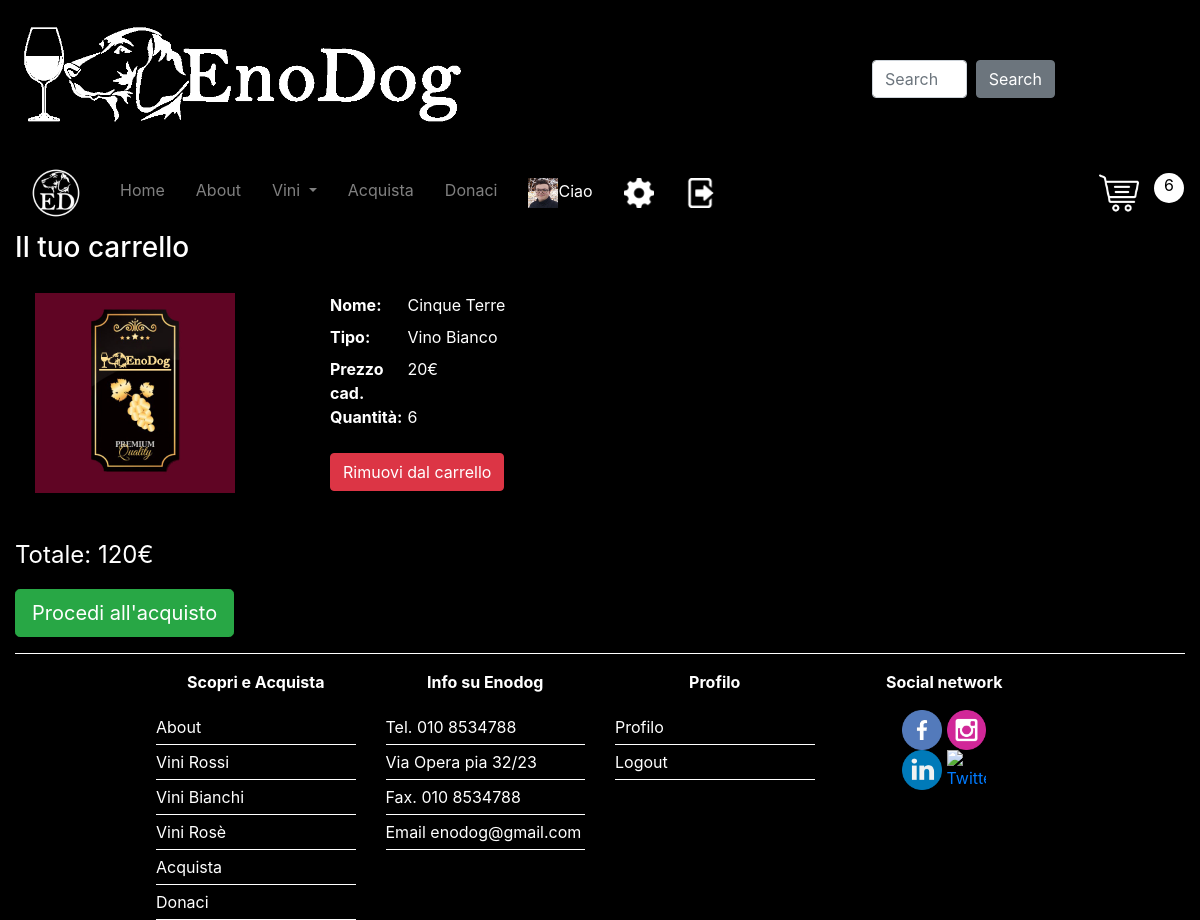
The app's page /php/cart.php (signed in) with its own data.
### tables this page shows
CREATE TABLE IF NOT EXISTS `utenti` (
`IdUser` int(20) NOT NULL,
  `Nome` varchar(30) NOT NULL,
  `Cognome` varchar(30) NOT NULL,
  `Nickname` varchar(30) NOT NULL,
  `Password` varchar(30) NOT NULL,
  `Email` varchar(30) NOT NULL,
  `Ruolo` int(1) NOT NULL DEFAULT '0',
  `Immagine` varchar(150) DEFAULT '../immagini/utenti/predefinita.png',
  `Descrizione` text,
  `DataNascita` date NOT NULL,
  `Sesso` varchar(1) NOT NULL,
  `Cani` int(11) NOT NULL DEFAULT '0'
);

CREATE TABLE IF NOT EXISTS `acquisti` (
  `IdProdotto` int(10) NOT NULL,
  `IdUtente` int(20) NOT NULL,
  `Quantita` int(5) NOT NULL,
  `Acquistato` int(1) NOT NULL DEFAULT '0'
);

CREATE TABLE IF NOT EXISTS `prodotti` (
`IdProdotto` int(10) NOT NULL,
  `Nome` varchar(50) NOT NULL,
  `TipoProdotto` int(1) NOT NULL,
  `Descrizione` text,
  `Immagine` varchar(300) NOT NULL DEFAULT '../immagini/prodotti/predefinita.jpg',
  `Prezzo` decimal(10,0) NOT NULL DEFAULT '0'
);

CREATE TABLE IF NOT EXISTS `tipologie` (
  `ID` int(1) NOT NULL,
  `TipoProdotto` varchar(50) NOT NULL,
  `Descrizione` text NOT NULL
);

### php/cart.php (the view, shortened to what this page needs)
<!DOCTYPE html>
<html lang="it">
	<?php
			include'function.php';
	?>
	<head>
		<?php
			head("EnoDog","Venditore vini per cani","vino, cani");
		?>
	</head>
	<body>
	<div class="container-fluid" >
		<?php
			$conn=connect();
            testa(6,$conn);
            if (!isset($_SESSION["id"])){
                echo '<div class="alert alert-danger" role="alert">Errore: questa pagina è disponibile solo per gli utenti autenticati. <a href="login.php" class="alert-link">Effettua il login</a>.</div>';
            } else {
				if (isset($_GET["buy"]) && ($_GET["buy"] == "true")){
					$query = "UPDATE acquisti SET acquistato = 1 WHERE IdUtente='" . $_SESSION["id"] . "'";
					$conn->query($query);
					echo '<div class="alert alert-success" role="alert">Grazie infinite per i tuoi acquisti!</div>';
				} else {
				$query = "SELECT Quantita, Nome, Prezzo, t.TipoProdotto as tipo, Immagine, a.IdProdotto as id FROM acquisti a, prodotti p, tipologie t WHERE a.IdProdotto = p.IdProdotto AND p.TipoProdotto = t.ID AND a.IdUtente='" . $_SESSION["id"] . "' AND a.acquistato=0";
				$result = $conn->query($query);
				if ($result->num_rows > 0) {
					?>
					<h3>Il tuo carrello</h3>
					<div class="carrello">
					<?php
					while($row = $result->fetch_assoc()) {
					?>
						<div class="row">
							<div class="col">
								<img class="immagine-carrello" src="<?php echo $row['Immagine']; ?>" alt="Prodotto">
							</div>
							<div class="col carrello-content">
								<dl class="row">
									<dt class="col-sm-3">Nome:</dt>
									<dd class="col-sm-9"><?php echo $row["Nome"]; ?></dd>
									<dt class="col-sm-3">Tipo:</dt>
									<dd class="col-sm-9"><?php echo $row["tipo"]; ?></dd>
									<dt class="col-sm-3">Prezzo cad.</dt>
									<dd class="col-sm-9"><?php echo $row["Prezzo"] . "€"; ?></dd>
									<dt class="col-sm-3">Quantità:</dt>
									<dd class="col-sm-9"><?php echo $row["Quantita"]; ?></dd>
								</dl>
								<a href="cart.php?remove=<?php echo $row["id"]; ?>" class="btn btn-danger">Rimuovi dal carrello</a>
							</div>
						</div>
					<?php
					}
					$query = "SELECT Quantita, Prezzo FROM acquisti INNER JOIN prodotti ON acquisti.IdProdotto = prodotti.IdProdotto WHERE IdUtente='" . $_SESSION["id"] . "' AND acquistato=0";
					$result = $conn->query($query);
					$totale = 0;
					if ($result->num_rows > 0) {
						while($row = $result->fetch_assoc()) {
							$totale = $totale + ($row["Prezzo"] * $row["Quantita"]);
						}
					}
					?>
					<br>
					<p class="totale">Totale: <?php echo $totale; ?>€</p>  <a href="cart.php?buy=true" class="btn btn-success btn-lg">Procedi all'acquisto</a>
					</div>
					<?php
				} else {
					echo '<div class="alert alert-success" role="alert">Il tuo carrello è vuoto. <a href="acquista.php" class="alert-link">Fai un po\' di spesa</a>.</div>';
				}
			}
		}
        ?>
        <?php
			footer();
		?>
	</div>
	</body>
</html>

### php/function.php (shortened to what this page needs)
<?php
	function head($title,$description,$keywords){?>
		<link rel="stylesheet" href="https://stackpath.bootstrapcdn.com/bootstrap/4.2.1/css/bootstrap.min.css">
		<link href="../css/style.css" rel="stylesheet" type="text/css" />
	<?php
	}
	function testa($selezionato,$conn){
		?>
		<header class="row justify-content-between">
			<div class="col-6" >
			    <img src="../immagini/logo.png" class="img-fluid"  alt="Responsive image">
			</div>
			<div class="col-6" id="search-area">
				<form class="form-inline"  id="search-form"  name="sea" action="search.php" method="post">
					<input class="form-control " id="searc" name="searc" onmouseover="search(true);" onclick="search(true);" type="search" placeholder="Search" aria-label="Search" required>&nbsp;&nbsp;
					<button class="btn btn-secondary" type="submit" id="searchbtn">Search</button>
				</form>
			</div>
		</header>
		<nav class="navbar navbar-expand-lg navbar-dark " id="menu" onclick="search(false);">
			  <a class="navbar-brand" href="index.php">
					<img src="../immagini/logopiccolo.png" width="50" height="50" alt="">
				</a>
			  <div class="collapse navbar-collapse" id="navbarNavDropdown">
				<ul class="navbar-nav" >
				  <li class="nav-item <?php if($selezionato==0) echo"active";?>">
					<a class="nav-link" href="index.php">Home </a>
				  </li>
				  <li class="nav-item <?php if($selezionato==1) echo"active";?>">
					<a class="nav-link" href="about.php">About</a>
				  </li>
				  <li class="nav-item dropdown <?php if($selezionato==2) echo"active";?>">
					<a class="nav-link dropdown-toggle <?php if(!(isset($_SESSION['utente']))) echo "disabled"; ?>" href="#" id="navbarDropdownMenuLink" data-toggle="dropdown" aria-haspopup="true" aria-expanded="false">
					  Vini
					</a>
				  </li>
				  <li class="nav-item <?php if($selezionato==3) echo"active";?>">
					<a class="nav-link <?php if(!(isset($_SESSION['utente']))) echo "disabled"; ?>" href="acquista.php">Acquista</a>
				  </li>
				  <li class="nav-item <?php if($selezionato==4) echo"active";?>">
					<a class="nav-link" href="donate.php">Donaci</a>
				  </li>
					<?php if((isset($_SESSION['utente']))){
							$query="SELECT * FROM utenti where IdUser='".$_SESSION['id']."' ";
							$w=mysqli_query($conn,$query);
							$row=mysqli_fetch_assoc($w);
							echo "<li class='nav-item "; if($selezionato==6) echo"active'"; else echo"'";
							echo "><a class='nav-link' href='profile.php'><img src='".$row['Immagine']."' width='30' height='30' alt=''>Ciao ".$row['Nome']."</a></li>";
							if($row['Ruolo']==1){
								echo "<li class='nav-item'> <a class='nav-link' href='admin.php' alt='admin'><img src='../immagini/ingr.png'  width='30' height='30'></a></li>";
							}
							echo "<li class='nav-item'> <a class='nav-link' href='' alt='logout'><img src='../immagini/logout.png' onclick='logout();'  width='30' height='30'></a></li>";
					}?>
				</ul>
			  </div>
			  <?php if((isset($_SESSION['utente']))){?>
					  <div class='row' id="car">
						  <div class='col'>
								<img src='../immagini/carrello.png' width='40' height='40' alt=''>
						  </div>
						  <div id='carrello'>
							<?php echo "
							<span>";
							$query="SELECT SUM(Quantita) FROM acquisti where IdUtente='".$_SESSION['id']."' and Acquistato=0 ;";
							$w=mysqli_query($conn,$query);
							$row=mysqli_fetch_assoc($w);
							echo $row['SUM(Quantita)']."</span>
						  </div>
					  </div>";
			  }?>
		</nav>
		<?php
	}
		?>
	<?php
	function footer(){
		?>
		<hr>
		<div class="container" onclick="search(false);">
			<footer>
				<div class="row" id="footer">
					<div class="col" ><p class="foot"><b>Scopri e Acquista</b></p></div>
					<div class="col"><p class="foot"><b>Info su Enodog</b></p></div>
					<div class="col"><p class="foot"><b>Profilo</b></p></div>
					<div class="col"><p class="foot"><b>Social network</b></p></div>
					<div class="col">
						<ul class="li">
							<li  class="link" ><a href="about.php">About</a></li>
							<li class="link"><a href="vini.php?v=0">Vini Rossi</a></li>
							<li class="link"><a href="vini.php?v=1">Vini Bianchi</a></li>
							<li class="link"><a href="vini.php?v=2">Vini Rosè</a></li>
							<li class="link"><a href="acquista.php">Acquista</a></li>
							<li class="link"><a href="donate.php">Donaci</a></li>
						</ul>
					</div>
					<div class="col">
						<ul class="li">
							<li class="">Tel. 010 8534788</li>
							<li class="">Via Opera pia 32/23</li>
							<li class="">Fax. 010 8534788</li>
							<li class="">Email enodog@gmail.com</li>
						</ul>
					</div>
					<div class="col">
						<ul class="li">
							<li class="link"><a href="profile.php">Profilo</a></li>
							<li class="link"><a href="" onclick="logout();">Logout</a></li>
						</ul>
					</div>
					<div class="col" id="sf">
						<a href="http://www.facebook.com"><img class="social" src="../immagini/facebook.png" alt="Facebook"></a>
						<a href="http://www.instagram.com"><img class="social" src="../immagini/instagram.png" alt="Instagram"></a><br>
						<a href="http://www.linkedin.com"><img class="social" src="../immagini/linkedin.png" alt="LinkedIn"></a>
						<a href="http://www.twitter.com"><img class="social" src="../immagini/twitter.png" alt="Twitter"></a>
					</div>
				</div>
			</footer>
		</div>
		<?php
	}
?>

### css/style.css (style rules this page uses)
body { background-color:black; color:white; }
header { height:35%; }
header img { width:450px; height:100%; }
#menu { background-color:black; color:white; height:10%; transition: height 1s; }
.nav-item { text-align:center; }
#menu li { margin-left:15px; }
hr { height:1px; border-width:0; color:white; background-color:white; }
.li li { border-bottom:1px solid white; padding-bottom:5px; padding-top:5px }
p { text-align:justify; }
#search-area { padding: 5% 1% 1% 1%; max-width: 340px; }
#searc { width:30%; transition: width 1s; }
#carrello { background-color:white; color:black; border-radius:15px; width:30px; height:30px; text-align:center; }
footer { background-color:rgba(0,0,0); }
.foot { text-align:center; }
.social { max-width:20%; min-width:30px; }
.li { list-style-type: none; margin: 0; padding: 0; }
hr { width:100%; color:white; size:0.5; }
#about, footer { width:80%; margin-left:10%; }
#about .col, #sf { text-align:center; }
.link a { text-decoration:none; color:white; }
.carrello { width: 95%; max-width: 600px; }
.carrello-content { padding: 20px; }
.immagine-carrello { height: 200px; margin: 20px; }
.totale { font-size: 150%; }

### records on screen
utenti: Immagine (picture)
acquisti: IdProdotto.Immagine (picture), IdProdotto.Nome "Cinque Terre", tipologie.TipoProdotto "Vino Bianco", IdProdotto.Prezzo "20", Quantita "6"

### other values on screen
$row['SUM(Quantita)'] "6"
$totale "120"
